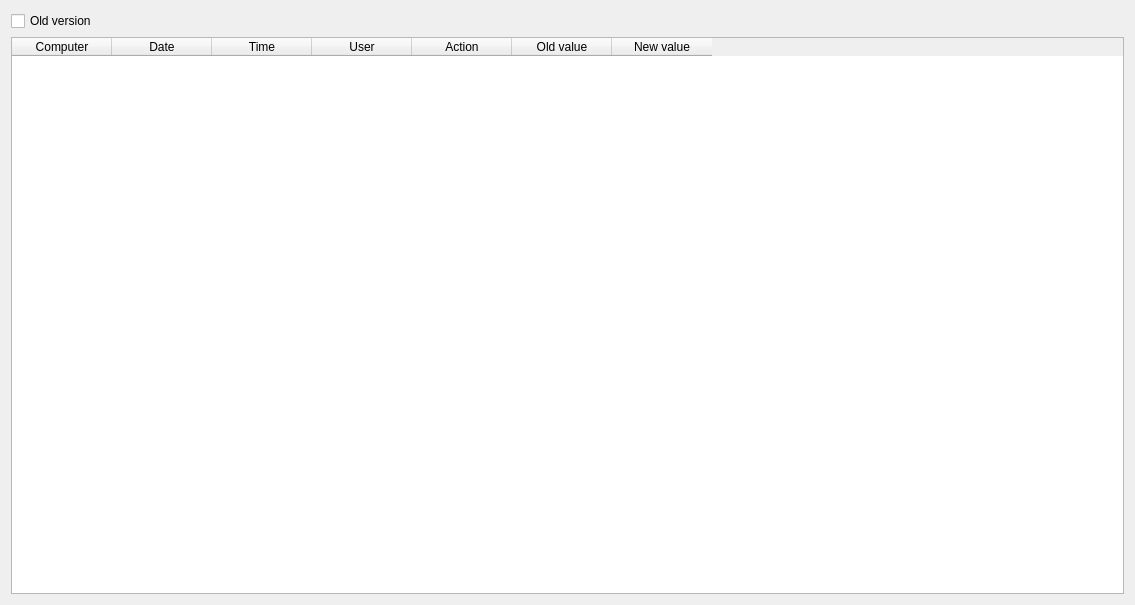
<?xml version="1.0" encoding="UTF-8"?>
<ui version="4.0">
 <class>DlgTracking</class>
 <widget class="QDialog" name="DlgTracking">
  <property name="geometry">
   <rect>
    <x>0</x>
    <y>0</y>
    <width>1135</width>
    <height>605</height>
   </rect>
  </property>
  <property name="windowTitle">
   <string>Tracking for</string>
  </property>
  <layout class="QVBoxLayout" name="verticalLayout">
   <item>
    <widget class="QCheckBox" name="chOld">
     <property name="text">
      <string>Old version</string>
     </property>
    </widget>
   </item>
   <item>
    <widget class="QTableWidget" name="tblData">
     <property name="horizontalScrollBarPolicy">
      <enum>Qt::ScrollBarPolicy::ScrollBarAlwaysOff</enum>
     </property>
     <property name="editTriggers">
      <set>QAbstractItemView::EditTrigger::NoEditTriggers</set>
     </property>
     <property name="selectionMode">
      <enum>QAbstractItemView::SelectionMode::NoSelection</enum>
     </property>
     <property name="wordWrap">
      <bool>false</bool>
     </property>
     <attribute name="verticalHeaderDefaultSectionSize">
      <number>25</number>
     </attribute>
     <column>
      <property name="text">
       <string>Computer</string>
      </property>
     </column>
     <column>
      <property name="text">
       <string>Date</string>
      </property>
     </column>
     <column>
      <property name="text">
       <string>Time</string>
      </property>
     </column>
     <column>
      <property name="text">
       <string>User</string>
      </property>
     </column>
     <column>
      <property name="text">
       <string>Action</string>
      </property>
     </column>
     <column>
      <property name="text">
       <string>Old value</string>
      </property>
     </column>
     <column>
      <property name="text">
       <string>New value</string>
      </property>
     </column>
    </widget>
   </item>
  </layout>
 </widget>
 <resources/>
 <connections/>
</ui>
